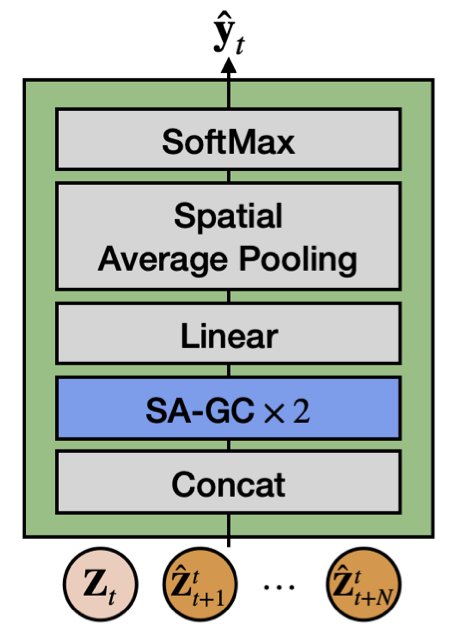
#> input picture reports/images/action_decoder.png, 460 x 636 px
$ python -i augment_videos.py   (imports and definitions only)
#> lines starting #> are read from the running program, lines starting #| are printed output that depends on the picture
import argparse
import logging
import math
import os
import random
from collections.abc import Callable
from pathlib import Path

import cv2
import numpy as np
import pandas as pd
from moviepy.editor import VideoFileClip, vfx
from tqdm import tqdm


# Configure logging
# [1 line not run here, left out]
logger = logging.getLogger(__name__)


def _select_opencv_fourcc_by_extension(ext: str) -> int:
    """Select an appropriate OpenCV fourcc code based on output extension.

    Args:
        ext: Extension including the leading dot, lowercase (e.g., ".mp4").

    Returns:
        OpenCV fourcc integer.
    """
    if ext in {".mp4", ".m4v", ".mov"}:
        return cv2.VideoWriter.fourcc(*"mp4v")
    if ext == ".avi":
        return cv2.VideoWriter.fourcc(*"XVID")
    # Fallback: use mp4v by default
    return cv2.VideoWriter.fourcc(*"mp4v")


def _create_video_writer(output_path: str, fps: float, width: int, height: int) -> cv2.VideoWriter:
    """Create a cv2.VideoWriter with extension-aware codec and fallbacks.

    Tries the recommended codec for the extension; for .avi falls back to MJPG
    if the primary codec is not available. As a last resort, tries mp4v.

    Args:
        output_path: Target video file path.
        fps: Frames per second for the writer.
        width: Frame width in pixels.
        height: Frame height in pixels.

    Returns:
        An opened cv2.VideoWriter instance.

    Raises:
        RuntimeError: If a suitable writer could not be created.
    """
    ext = Path(output_path).suffix.lower()
    primary = _select_opencv_fourcc_by_extension(ext)
    writer = cv2.VideoWriter(output_path, primary, fps, (width, height))
    if writer.isOpened():
        return writer

    logger.warning("Primary codec failed for %s. Trying fallbacks.", output_path)

    # Targeted fallback for AVI
    if ext == ".avi":
        mjpg = cv2.VideoWriter.fourcc(*"MJPG")
        writer = cv2.VideoWriter(output_path, mjpg, fps, (width, height))
        if writer.isOpened():
            logger.info("Falling back to MJPG for AVI output: %s", output_path)
            return writer

    # Last resort fallback
    mp4v = cv2.VideoWriter.fourcc(*"mp4v")
    writer = cv2.VideoWriter(output_path, mp4v, fps, (width, height))
    if writer.isOpened():
        logger.info("Falling back to mp4v for output: %s", output_path)
        return writer

    raise RuntimeError(f"Could not open VideoWriter for {output_path}")


# [95 lines left out: functions _select_moviepy_codec_by_extension, parse_arguments, flip_video, not called in this run]


def jitter_color(input_path: str, output_path: str) -> None:
    """Apply color jittering augmentation to video.

    Randomly adjusts saturation and brightness in HSV color space.

    Args:
        input_path: Path to input video file.
        output_path: Path where augmented video will be saved.

    Raises:
        RuntimeError: If video cannot be opened or processed.
    """
#> called with input_path = '../../reports/images/action_decoder.png', output_path = 'out.png'
    cap = cv2.VideoCapture(input_path)
    if not cap.isOpened():
        raise RuntimeError(f"Could not open video {input_path}")

    width = int(cap.get(cv2.CAP_PROP_FRAME_WIDTH))
    height = int(cap.get(cv2.CAP_PROP_FRAME_HEIGHT))
    fps = cap.get(cv2.CAP_PROP_FPS)

    if not fps or fps <= 0 or not math.isfinite(float(fps)):
        logger.warning("Invalid FPS '%s' detected for %s. Falling back to 30.0 FPS.", fps, input_path)
        fps = 30.0

    out = _create_video_writer(output_path, fps, width, height)

    saturation_factor = random.uniform(0.6, 1.4)
    brightness_factor = random.uniform(0.7, 1.3)

    try:
        while True:
            ret, frame = cap.read()
#> frame is the input picture: shape (636, 460, 3); mean B, G, R 184.5, 192.3, 184.9
            if not ret:
                break

            hsv_frame = cv2.cvtColor(frame, cv2.COLOR_BGR2HSV)
#> hsv_frame: shape (636, 460, 3); mean H, S, V 18.7, 29.5, 198.9
            h, s, v = cv2.split(hsv_frame)
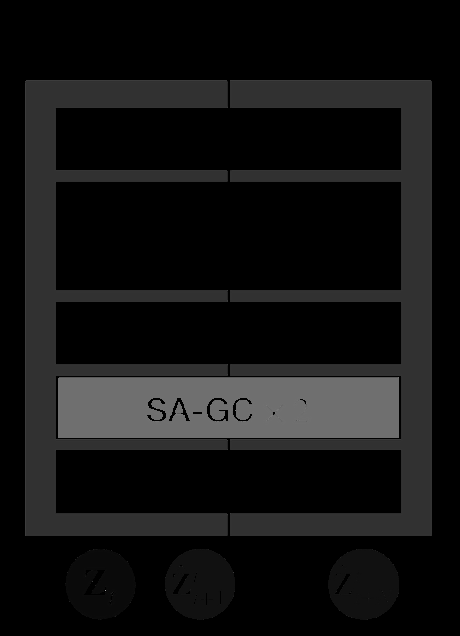
#> h: shape (636, 460); min 0, max 165, mean 18.7
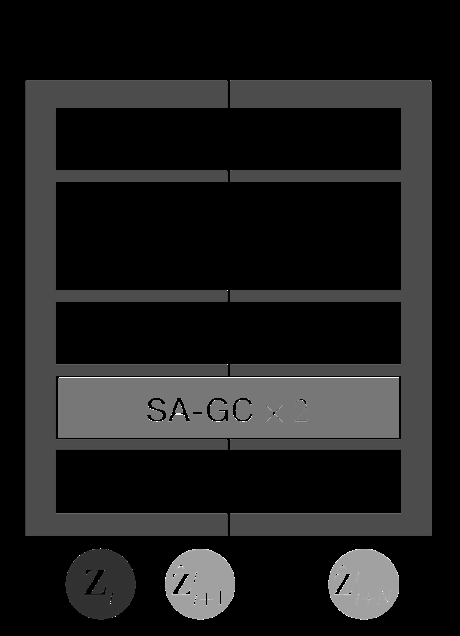
#> s: shape (636, 460); min 0, max 255, mean 29.5
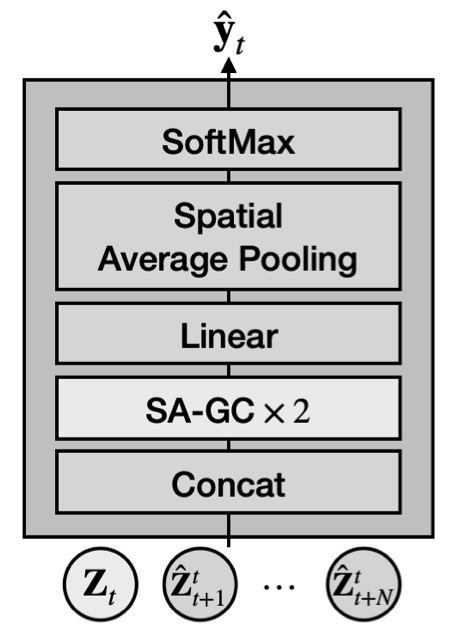
#> v: shape (636, 460); min 0, max 255, mean 198.9

            s = np.clip(s * saturation_factor, 0, 255).astype(np.uint8)
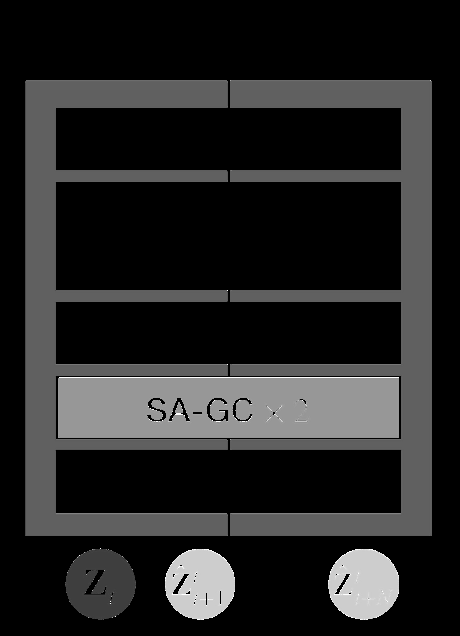
#> s: shape (636, 460); min 0, max 255, mean 37.3
            v = np.clip(v * brightness_factor, 0, 255).astype(np.uint8)
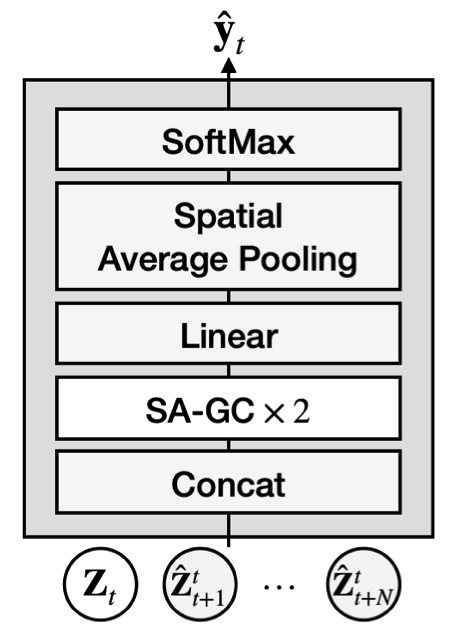
#> v: shape (636, 460); min 0, max 255, mean 216.4

            final_hsv = cv2.merge((h, s, v))
#> final_hsv: shape (636, 460, 3); mean H, S, V 18.7, 37.3, 216.4
            jittered_frame = cv2.cvtColor(final_hsv, cv2.COLOR_HSV2BGR)
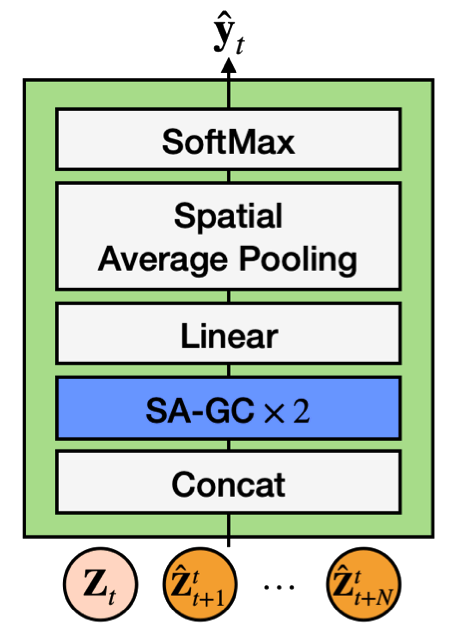
#> jittered_frame: shape (636, 460, 3); mean B, G, R 195.4, 207.3, 196.6
            out.write(jittered_frame)
    finally:
        cap.release()
        out.release()


# [311 lines left out: functions change_speed, load_and_combine_csvs, get_augmentation_functions, process_augmentation, main, not called in this run]


# [2 lines not run here, left out]

>>> result = jitter_color('../../reports/images/action_decoder.png', 'out.png')

$ run again, on reports/images/encoder.png
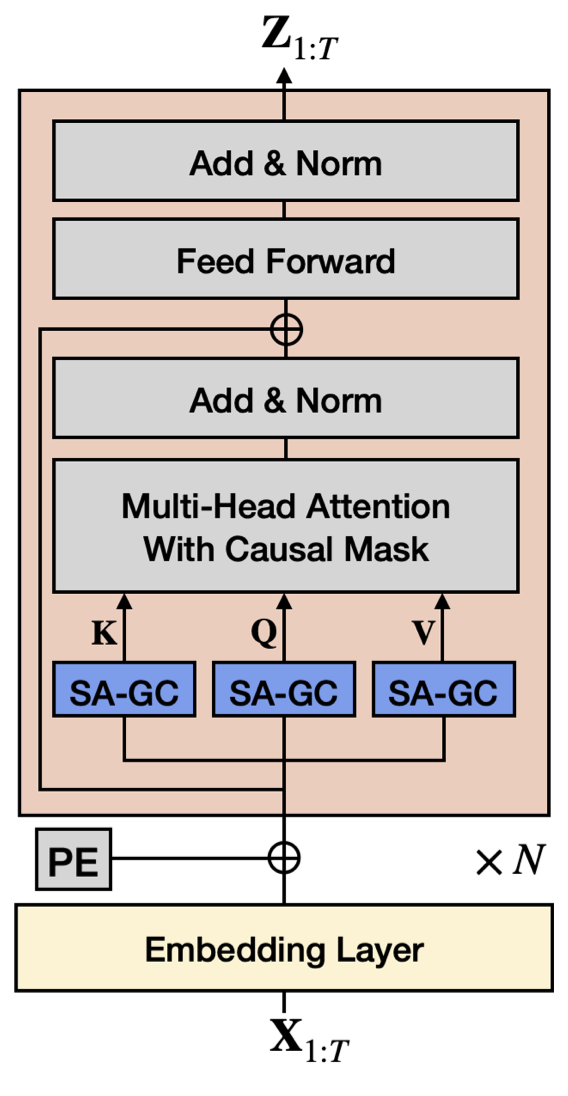
#> input picture reports/images/encoder.png, 568 x 1096 px
#> in jitter_color, frame is the input picture: shape (1096, 568, 3); mean B, G, R 197.8, 201.8, 209.6
#> hsv_frame: shape (1096, 568, 3); mean H, S, V 8.3, 21.3, 212.6
#> in jitter_color, `s = np.clip(s * saturation_factor, 0, 255).astype(np.uint8)`:
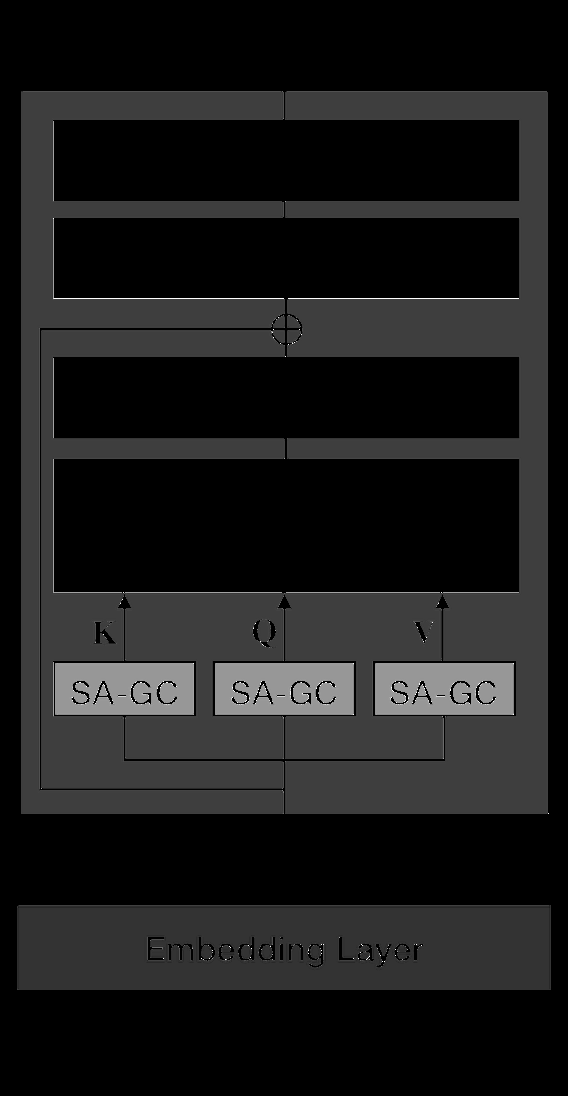
#> s: shape (1096, 568); min 0, max 255, mean 26.9
#> final_hsv: shape (1096, 568, 3); mean H, S, V 8.3, 26.9, 227.3
#> in jitter_color, `jittered_frame = cv2.cvtColor(final_hsv, cv2.COLOR_HSV2BGR)`:
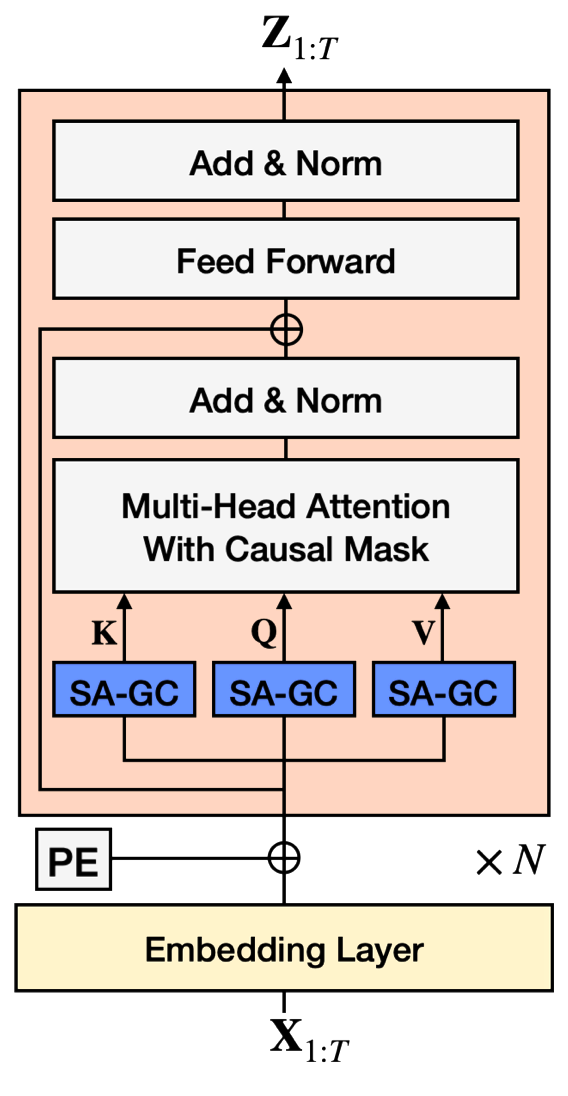
#> jittered_frame: shape (1096, 568, 3); mean B, G, R 207, 212.3, 223.1
